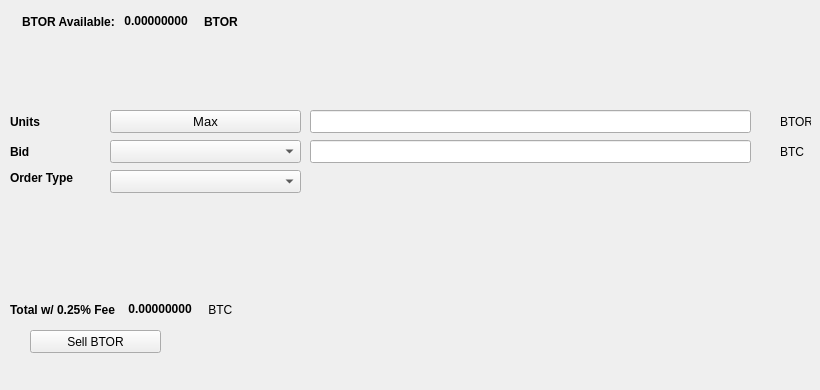
   <widget class="QWidget" name="SellTab">
    <attribute name="title">
     <string>Sell</string>
    </attribute>
    <widget class="QLabel" name="label_16">
     <property name="geometry">
      <rect>
       <x>780</x>
       <y>140</y>
       <width>31</width>
       <height>23</height>
      </rect>
     </property>
     <property name="text">
      <string>BTC</string>
     </property>
    </widget>
    <widget class="QComboBox" name="SellBidcomboBox">
     <property name="geometry">
      <rect>
       <x>110</x>
       <y>140</y>
       <width>191</width>
       <height>23</height>
      </rect>
     </property>
     <property name="font">
      <font>
       <pointsize>10</pointsize>
      </font>
     </property>
    </widget>
    <widget class="QLabel" name="label_18">
     <property name="geometry">
      <rect>
       <x>10</x>
       <y>110</y>
       <width>46</width>
       <height>23</height>
      </rect>
     </property>
     <property name="font">
      <font>
       <weight>75</weight>
       <bold>true</bold>
      </font>
     </property>
     <property name="text">
      <string>Units</string>
     </property>
    </widget>
    <widget class="QPushButton" name="Sell_Max_Amount">
     <property name="geometry">
      <rect>
       <x>110</x>
       <y>110</y>
       <width>191</width>
       <height>23</height>
      </rect>
     </property>
     <property name="font">
      <font>
       <pointsize>10</pointsize>
      </font>
     </property>
     <property name="text">
      <string>Max</string>
     </property>
    </widget>
    <widget class="QLabel" name="label_20">
     <property name="geometry">
      <rect>
       <x>10</x>
       <y>170</y>
       <width>91</width>
       <height>16</height>
      </rect>
     </property>
     <property name="font">
      <font>
       <weight>75</weight>
       <bold>true</bold>
      </font>
     </property>
     <property name="text">
      <string>Order Type</string>
     </property>
    </widget>
    <widget class="QComboBox" name="SellOrdertypeCombo">
     <property name="geometry">
      <rect>
       <x>110</x>
       <y>170</y>
       <width>191</width>
       <height>23</height>
      </rect>
     </property>
     <property name="font">
      <font>
       <pointsize>10</pointsize>
      </font>
     </property>
    </widget>
    <widget class="QLabel" name="label_21">
     <property name="geometry">
      <rect>
       <x>10</x>
       <y>140</y>
       <width>46</width>
       <height>23</height>
      </rect>
     </property>
     <property name="font">
      <font>
       <weight>75</weight>
       <bold>true</bold>
      </font>
     </property>
     <property name="text">
      <string>Bid</string>
     </property>
    </widget>
    <widget class="QLabel" name="label_22">
     <property name="geometry">
      <rect>
       <x>780</x>
       <y>110</y>
       <width>31</width>
       <height>23</height>
      </rect>
     </property>
     <property name="text">
      <string>BTOR</string>
     </property>
    </widget>
    <widget class="QLineEdit" name="UnitsInputBTOR">
     <property name="geometry">
      <rect>
       <x>310</x>
       <y>110</y>
       <width>441</width>
       <height>23</height>
      </rect>
     </property>
     <property name="font">
      <font>
       <pointsize>9</pointsize>
       <weight>75</weight>
       <bold>true</bold>
      </font>
     </property>
    </widget>
    <widget class="QLineEdit" name="SellBidPriceEdit">
     <property name="geometry">
      <rect>
       <x>310</x>
       <y>140</y>
       <width>441</width>
       <height>23</height>
      </rect>
     </property>
     <property name="font">
      <font>
       <pointsize>9</pointsize>
       <weight>75</weight>
       <bold>true</bold>
      </font>
     </property>
    </widget>
    <widget class="QPushButton" name="SellBTORBTN">
     <property name="geometry">
      <rect>
       <x>30</x>
       <y>330</y>
       <width>131</width>
       <height>23</height>
      </rect>
     </property>
     <property name="text">
      <string>Sell BTOR</string>
     </property>
     <property name="icon">
      <iconset resource="../bittorium">
       <normaloff>:/icons/bitcoin</normaloff>:/icons/bitcoin</iconset>
     </property>
    </widget>
    <widget class="QWidget" name="layoutWidget3">
     <property name="geometry">
      <rect>
       <x>22</x>
       <y>12</y>
       <width>258</width>
       <height>19</height>
      </rect>
     </property>
     <layout class="QHBoxLayout" name="horizontalLayout">
      <item>
       <widget class="QLabel" name="label232_2">
        <property name="font">
         <font>
          <weight>75</weight>
          <bold>true</bold>
         </font>
        </property>
        <property name="text">
         <string>BTOR Available:</string>
        </property>
       </widget>
      </item>
      <item>
       <widget class="QLabel" name="BTORAvailableLabel">
        <property name="palette">
         <palette>
          <active>
           <colorrole role="WindowText">
            <brush brushstyle="SolidPattern">
             <color alpha="255">
              <red>0</red>
              <green>0</green>
              <blue>0</blue>
             </color>
            </brush>
           </colorrole>
           <colorrole role="Button">
            <brush brushstyle="SolidPattern">
             <color alpha="255">
              <red>0</red>
              <green>170</green>
              <blue>0</blue>
             </color>
            </brush>
           </colorrole>
           <colorrole role="Light">
            <brush brushstyle="SolidPattern">
             <color alpha="255">
              <red>0</red>
              <green>255</green>
              <blue>0</blue>
             </color>
            </brush>
           </colorrole>
           <colorrole role="Midlight">
            <brush brushstyle="SolidPattern">
             <color alpha="255">
              <red>0</red>
              <green>212</green>
              <blue>0</blue>
             </color>
            </brush>
           </colorrole>
           <colorrole role="Dark">
            <brush brushstyle="SolidPattern">
             <color alpha="255">
              <red>0</red>
              <green>85</green>
              <blue>0</blue>
             </color>
            </brush>
           </colorrole>
           <colorrole role="Mid">
            <brush brushstyle="SolidPattern">
             <color alpha="255">
              <red>0</red>
              <green>113</green>
              <blue>0</blue>
             </color>
            </brush>
           </colorrole>
           <colorrole role="Text">
            <brush brushstyle="SolidPattern">
             <color alpha="255">
              <red>0</red>
              <green>170</green>
              <blue>0</blue>
             </color>
            </brush>
           </colorrole>
           <colorrole role="BrightText">
            <brush brushstyle="SolidPattern">
             <color alpha="255">
              <red>255</red>
              <green>255</green>
              <blue>255</blue>
             </color>
            </brush>
           </colorrole>
           <colorrole role="ButtonText">
            <brush brushstyle="SolidPattern">
             <color alpha="255">
              <red>0</red>
              <green>0</green>
              <blue>0</blue>
             </color>
            </brush>
           </colorrole>
           <colorrole role="Base">
            <brush brushstyle="SolidPattern">
             <color alpha="255">
              <red>255</red>
              <green>255</green>
              <blue>255</blue>
             </color>
            </brush>
           </colorrole>
           <colorrole role="Window">
            <brush brushstyle="SolidPattern">
             <color alpha="255">
              <red>0</red>
              <green>170</green>
              <blue>0</blue>
             </color>
            </brush>
           </colorrole>
           <colorrole role="Shadow">
            <brush brushstyle="SolidPattern">
             <color alpha="255">
              <red>0</red>
              <green>0</green>
              <blue>0</blue>
             </color>
            </brush>
           </colorrole>
           <colorrole role="AlternateBase">
            <brush brushstyle="SolidPattern">
             <color alpha="255">
              <red>127</red>
              <green>212</green>
              <blue>127</blue>
             </color>
            </brush>
           </colorrole>
           <colorrole role="ToolTipBase">
            <brush brushstyle="SolidPattern">
             <color alpha="255">
              <red>255</red>
              <green>255</green>
              <blue>220</blue>
             </color>
            </brush>
           </colorrole>
           <colorrole role="ToolTipText">
            <brush brushstyle="SolidPattern">
             <color alpha="255">
              <red>0</red>
              <green>0</green>
              <blue>0</blue>
             </color>
            </brush>
           </colorrole>
          </active>
          <inactive>
           <colorrole role="WindowText">
            <brush brushstyle="SolidPattern">
             <color alpha="255">
              <red>0</red>
              <green>0</green>
              <blue>0</blue>
             </color>
            </brush>
           </colorrole>
           <colorrole role="Button">
            <brush brushstyle="SolidPattern">
             <color alpha="255">
              <red>0</red>
              <green>170</green>
              <blue>0</blue>
             </color>
            </brush>
           </colorrole>
           <colorrole role="Light">
            <brush brushstyle="SolidPattern">
             <color alpha="255">
              <red>0</red>
              <green>255</green>
              <blue>0</blue>
             </color>
            </brush>
           </colorrole>
           <colorrole role="Midlight">
            <brush brushstyle="SolidPattern">
             <color alpha="255">
              <red>0</red>
              <green>212</green>
              <blue>0</blue>
             </color>
            </brush>
           </colorrole>
           <colorrole role="Dark">
            <brush brushstyle="SolidPattern">
             <color alpha="255">
              <red>0</red>
              <green>85</green>
              <blue>0</blue>
             </color>
            </brush>
           </colorrole>
           <colorrole role="Mid">
            <brush brushstyle="SolidPattern">
             <color alpha="255">
              <red>0</red>
              <green>113</green>
              <blue>0</blue>
             </color>
            </brush>
           </colorrole>
           <colorrole role="Text">
            <brush brushstyle="SolidPattern">
             <color alpha="255">
              <red>0</red>
              <green>170</green>
              <blue>0</blue>
             </color>
            </brush>
           </colorrole>
           <colorrole role="BrightText">
            <brush brushstyle="SolidPattern">
             <color alpha="255">
              <red>255</red>
              <green>255</green>
              <blue>255</blue>
             </color>
            </brush>
           </colorrole>
           <colorrole role="ButtonText">
            <brush brushstyle="SolidPattern">
             <color alpha="255">
              <red>0</red>
              <green>0</green>
              <blue>0</blue>
             </color>
            </brush>
           </colorrole>
           <colorrole role="Base">
            <brush brushstyle="SolidPattern">
             <color alpha="255">
              <red>255</red>
              <green>255</green>
              <blue>255</blue>
             </color>
            </brush>
           </colorrole>
           <colorrole role="Window">
            <brush brushstyle="SolidPattern">
             <color alpha="255">
              <red>0</red>
              <green>170</green>
              <blue>0</blue>
             </color>
            </brush>
           </colorrole>
           <colorrole role="Shadow">
            <brush brushstyle="SolidPattern">
             <color alpha="255">
              <red>0</red>
              <green>0</green>
              <blue>0</blue>
             </color>
            </brush>
           </colorrole>
           <colorrole role="AlternateBase">
            <brush brushstyle="SolidPattern">
             <color alpha="255">
              <red>127</red>
              <green>212</green>
              <blue>127</blue>
             </color>
            </brush>
           </colorrole>
           <colorrole role="ToolTipBase">
            <brush brushstyle="SolidPattern">
             <color alpha="255">
              <red>255</red>
              <green>255</green>
              <blue>220</blue>
             </color>
            </brush>
           </colorrole>
           <colorrole role="ToolTipText">
            <brush brushstyle="SolidPattern">
             <color alpha="255">
              <red>0</red>
              <green>0</green>
              <blue>0</blue>
             </color>
            </brush>
           </colorrole>
          </inactive>
          <disabled>
           <colorrole role="WindowText">
            <brush brushstyle="SolidPattern">
             <color alpha="255">
              <red>0</red>
              <green>85</green>
              <blue>0</blue>
             </color>
            </brush>
           </colorrole>
           <colorrole role="Button">
            <brush brushstyle="SolidPattern">
             <color alpha="255">
              <red>0</red>
              <green>170</green>
              <blue>0</blue>
             </color>
            </brush>
           </colorrole>
           <colorrole role="Light">
            <brush brushstyle="SolidPattern">
             <color alpha="255">
              <red>0</red>
              <green>255</green>
              <blue>0</blue>
             </color>
            </brush>
           </colorrole>
           <colorrole role="Midlight">
            <brush brushstyle="SolidPattern">
             <color alpha="255">
              <red>0</red>
              <green>212</green>
              <blue>0</blue>
             </color>
            </brush>
           </colorrole>
           <colorrole role="Dark">
            <brush brushstyle="SolidPattern">
             <color alpha="255">
              <red>0</red>
              <green>85</green>
              <blue>0</blue>
             </color>
            </brush>
           </colorrole>
           <colorrole role="Mid">
            <brush brushstyle="SolidPattern">
             <color alpha="255">
              <red>0</red>
              <green>113</green>
              <blue>0</blue>
             </color>
            </brush>
           </colorrole>
           <colorrole role="Text">
            <brush brushstyle="SolidPattern">
             <color alpha="255">
              <red>0</red>
              <green>85</green>
              <blue>0</blue>
             </color>
            </brush>
           </colorrole>
           <colorrole role="BrightText">
            <brush brushstyle="SolidPattern">
             <color alpha="255">
              <red>255</red>
              <green>255</green>
              <blue>255</blue>
             </color>
            </brush>
           </colorrole>
           <colorrole role="ButtonText">
            <brush brushstyle="SolidPattern">
             <color alpha="255">
              <red>0</red>
              <green>85</green>
              <blue>0</blue>
             </color>
            </brush>
           </colorrole>
           <colorrole role="Base">
            <brush brushstyle="SolidPattern">
             <color alpha="255">
              <red>0</red>
              <green>170</green>
              <blue>0</blue>
             </color>
            </brush>
           </colorrole>
           <colorrole role="Window">
            <brush brushstyle="SolidPattern">
             <color alpha="255">
              <red>0</red>
              <green>170</green>
              <blue>0</blue>
             </color>
            </brush>
           </colorrole>
           <colorrole role="Shadow">
            <brush brushstyle="SolidPattern">
             <color alpha="255">
              <red>0</red>
              <green>0</green>
              <blue>0</blue>
             </color>
            </brush>
           </colorrole>
           <colorrole role="AlternateBase">
            <brush brushstyle="SolidPattern">
             <color alpha="255">
              <red>0</red>
              <green>170</green>
              <blue>0</blue>
             </color>
            </brush>
           </colorrole>
           <colorrole role="ToolTipBase">
            <brush brushstyle="SolidPattern">
             <color alpha="255">
              <red>255</red>
              <green>255</green>
              <blue>220</blue>
             </color>
            </brush>
           </colorrole>
           <colorrole role="ToolTipText">
            <brush brushstyle="SolidPattern">
             <color alpha="255">
              <red>0</red>
              <green>0</green>
              <blue>0</blue>
             </color>
            </brush>
           </colorrole>
          </disabled>
         </palette>
        </property>
        <property name="font">
         <font>
          <weight>75</weight>
          <bold>true</bold>
         </font>
        </property>
        <property name="text">
         <string> 0.00000000 </string>
        </property>
        <property name="textInteractionFlags">
         <set>Qt::LinksAccessibleByMouse|Qt::TextSelectableByKeyboard|Qt::TextSelectableByMouse</set>
        </property>
       </widget>
      </item>
      <item>
       <widget class="QLabel" name="labelBTOR">
        <property name="font">
         <font>
          <weight>75</weight>
          <bold>true</bold>
         </font>
        </property>
        <property name="text">
         <string>BTOR</string>
        </property>
       </widget>
      </item>
     </layout>
    </widget>
    <widget class="QWidget" name="layoutWidget">
     <property name="geometry">
      <rect>
       <x>10</x>
       <y>300</y>
       <width>268</width>
       <height>19</height>
      </rect>
     </property>
     <layout class="QHBoxLayout" name="horizontalLayout_2">
      <item>
       <widget class="QLabel" name="label_19">
        <property name="font">
         <font>
          <weight>75</weight>
          <bold>true</bold>
         </font>
        </property>
        <property name="text">
         <string>Total w/ 0.25% Fee </string>
        </property>
       </widget>
      </item>
      <item>
       <widget class="QLabel" name="SellCostLabel">
        <property name="palette">
         <palette>
          <active>
           <colorrole role="WindowText">
            <brush brushstyle="SolidPattern">
             <color alpha="255">
              <red>0</red>
              <green>0</green>
              <blue>0</blue>
             </color>
            </brush>
           </colorrole>
           <colorrole role="Button">
            <brush brushstyle="SolidPattern">
             <color alpha="255">
              <red>0</red>
              <green>170</green>
              <blue>0</blue>
             </color>
            </brush>
           </colorrole>
           <colorrole role="Light">
            <brush brushstyle="SolidPattern">
             <color alpha="255">
              <red>0</red>
              <green>255</green>
              <blue>0</blue>
             </color>
            </brush>
           </colorrole>
           <colorrole role="Midlight">
            <brush brushstyle="SolidPattern">
             <color alpha="255">
              <red>0</red>
              <green>212</green>
              <blue>0</blue>
             </color>
            </brush>
           </colorrole>
           <colorrole role="Dark">
            <brush brushstyle="SolidPattern">
             <color alpha="255">
              <red>0</red>
              <green>85</green>
              <blue>0</blue>
             </color>
            </brush>
           </colorrole>
           <colorrole role="Mid">
            <brush brushstyle="SolidPattern">
             <color alpha="255">
              <red>0</red>
              <green>113</green>
              <blue>0</blue>
             </color>
            </brush>
           </colorrole>
           <colorrole role="Text">
            <brush brushstyle="SolidPattern">
             <color alpha="255">
              <red>0</red>
              <green>170</green>
              <blue>0</blue>
             </color>
            </brush>
           </colorrole>
           <colorrole role="BrightText">
            <brush brushstyle="SolidPattern">
             <color alpha="255">
              <red>255</red>
              <green>255</green>
              <blue>255</blue>
             </color>
            </brush>
           </colorrole>
           <colorrole role="ButtonText">
            <brush brushstyle="SolidPattern">
             <color alpha="255">
              <red>0</red>
              <green>0</green>
              <blue>0</blue>
             </color>
            </brush>
           </colorrole>
           <colorrole role="Base">
            <brush brushstyle="SolidPattern">
             <color alpha="255">
              <red>255</red>
              <green>255</green>
              <blue>255</blue>
             </color>
            </brush>
           </colorrole>
           <colorrole role="Window">
            <brush brushstyle="SolidPattern">
             <color alpha="255">
              <red>0</red>
              <green>170</green>
              <blue>0</blue>
             </color>
            </brush>
           </colorrole>
           <colorrole role="Shadow">
            <brush brushstyle="SolidPattern">
             <color alpha="255">
              <red>0</red>
              <green>0</green>
              <blue>0</blue>
             </color>
            </brush>
           </colorrole>
           <colorrole role="AlternateBase">
            <brush brushstyle="SolidPattern">
             <color alpha="255">
              <red>127</red>
              <green>212</green>
              <blue>127</blue>
             </color>
            </brush>
           </colorrole>
           <colorrole role="ToolTipBase">
            <brush brushstyle="SolidPattern">
             <color alpha="255">
              <red>255</red>
              <green>255</green>
              <blue>220</blue>
             </color>
            </brush>
           </colorrole>
           <colorrole role="ToolTipText">
            <brush brushstyle="SolidPattern">
             <color alpha="255">
              <red>0</red>
              <green>0</green>
              <blue>0</blue>
             </color>
            </brush>
           </colorrole>
          </active>
          <inactive>
           <colorrole role="WindowText">
            <brush brushstyle="SolidPattern">
             <color alpha="255">
              <red>0</red>
              <green>0</green>
              <blue>0</blue>
             </color>
            </brush>
           </colorrole>
           <colorrole role="Button">
            <brush brushstyle="SolidPattern">
             <color alpha="255">
              <red>0</red>
              <green>170</green>
              <blue>0</blue>
             </color>
            </brush>
           </colorrole>
           <colorrole role="Light">
            <brush brushstyle="SolidPattern">
             <color alpha="255">
              <red>0</red>
              <green>255</green>
              <blue>0</blue>
             </color>
            </brush>
           </colorrole>
           <colorrole role="Midlight">
            <brush brushstyle="SolidPattern">
             <color alpha="255">
              <red>0</red>
              <green>212</green>
              <blue>0</blue>
             </color>
            </brush>
           </colorrole>
           <colorrole role="Dark">
            <brush brushstyle="SolidPattern">
             <color alpha="255">
              <red>0</red>
              <green>85</green>
              <blue>0</blue>
             </color>
            </brush>
           </colorrole>
           <colorrole role="Mid">
            <brush brushstyle="SolidPattern">
             <color alpha="255">
              <red>0</red>
              <green>113</green>
              <blue>0</blue>
             </color>
            </brush>
           </colorrole>
           <colorrole role="Text">
            <brush brushstyle="SolidPattern">
             <color alpha="255">
              <red>0</red>
              <green>170</green>
              <blue>0</blue>
             </color>
            </brush>
           </colorrole>
           <colorrole role="BrightText">
            <brush brushstyle="SolidPattern">
             <color alpha="255">
              <red>255</red>
              <green>255</green>
              <blue>255</blue>
             </color>
            </brush>
           </colorrole>
           <colorrole role="ButtonText">
            <brush brushstyle="SolidPattern">
             <color alpha="255">
              <red>0</red>
              <green>0</green>
              <blue>0</blue>
             </color>
            </brush>
           </colorrole>
           <colorrole role="Base">
            <brush brushstyle="SolidPattern">
             <color alpha="255">
              <red>255</red>
              <green>255</green>
              <blue>255</blue>
             </color>
            </brush>
           </colorrole>
           <colorrole role="Window">
            <brush brushstyle="SolidPattern">
             <color alpha="255">
              <red>0</red>
              <green>170</green>
              <blue>0</blue>
             </color>
            </brush>
           </colorrole>
           <colorrole role="Shadow">
            <brush brushstyle="SolidPattern">
             <color alpha="255">
              <red>0</red>
              <green>0</green>
              <blue>0</blue>
             </color>
            </brush>
           </colorrole>
           <colorrole role="AlternateBase">
            <brush brushstyle="SolidPattern">
             <color alpha="255">
              <red>127</red>
              <green>212</green>
              <blue>127</blue>
             </color>
            </brush>
           </colorrole>
           <colorrole role="ToolTipBase">
            <brush brushstyle="SolidPattern">
             <color alpha="255">
              <red>255</red>
              <green>255</green>
              <blue>220</blue>
             </color>
            </brush>
           </colorrole>
           <colorrole role="ToolTipText">
            <brush brushstyle="SolidPattern">
             <color alpha="255">
              <red>0</red>
              <green>0</green>
              <blue>0</blue>
             </color>
            </brush>
           </colorrole>
          </inactive>
          <disabled>
           <colorrole role="WindowText">
            <brush brushstyle="SolidPattern">
             <color alpha="255">
              <red>0</red>
              <green>85</green>
              <blue>0</blue>
             </color>
            </brush>
           </colorrole>
           <colorrole role="Button">
            <brush brushstyle="SolidPattern">
             <color alpha="255">
              <red>0</red>
              <green>170</green>
              <blue>0</blue>
             </color>
            </brush>
           </colorrole>
           <colorrole role="Light">
            <brush brushstyle="SolidPattern">
             <color alpha="255">
              <red>0</red>
              <green>255</green>
              <blue>0</blue>
             </color>
            </brush>
           </colorrole>
           <colorrole role="Midlight">
            <brush brushstyle="SolidPattern">
             <color alpha="255">
              <red>0</red>
              <green>212</green>
              <blue>0</blue>
             </color>
            </brush>
           </colorrole>
           <colorrole role="Dark">
            <brush brushstyle="SolidPattern">
             <color alpha="255">
              <red>0</red>
              <green>85</green>
              <blue>0</blue>
             </color>
            </brush>
           </colorrole>
           <colorrole role="Mid">
            <brush brushstyle="SolidPattern">
             <color alpha="255">
              <red>0</red>
              <green>113</green>
              <blue>0</blue>
             </color>
            </brush>
           </colorrole>
           <colorrole role="Text">
            <brush brushstyle="SolidPattern">
             <color alpha="255">
              <red>0</red>
              <green>85</green>
              <blue>0</blue>
             </color>
            </brush>
           </colorrole>
           <colorrole role="BrightText">
            <brush brushstyle="SolidPattern">
             <color alpha="255">
              <red>255</red>
              <green>255</green>
              <blue>255</blue>
             </color>
            </brush>
           </colorrole>
           <colorrole role="ButtonText">
            <brush brushstyle="SolidPattern">
             <color alpha="255">
              <red>0</red>
              <green>85</green>
              <blue>0</blue>
             </color>
            </brush>
           </colorrole>
           <colorrole role="Base">
            <brush brushstyle="SolidPattern">
             <color alpha="255">
              <red>0</red>
              <green>170</green>
              <blue>0</blue>
             </color>
            </brush>
           </colorrole>
           <colorrole role="Window">
            <brush brushstyle="SolidPattern">
             <color alpha="255">
              <red>0</red>
              <green>170</green>
              <blue>0</blue>
             </color>
            </brush>
           </colorrole>
           <colorrole role="Shadow">
            <brush brushstyle="SolidPattern">
             <color alpha="255">
              <red>0</red>
              <green>0</green>
              <blue>0</blue>
             </color>
            </brush>
           </colorrole>
           <colorrole role="AlternateBase">
            <brush brushstyle="SolidPattern">
             <color alpha="255">
              <red>0</red>
              <green>170</green>
              <blue>0</blue>
             </color>
            </brush>
           </colorrole>
           <colorrole role="ToolTipBase">
            <brush brushstyle="SolidPattern">
             <color alpha="255">
              <red>255</red>
              <green>255</green>
              <blue>220</blue>
             </color>
            </brush>
           </colorrole>
           <colorrole role="ToolTipText">
            <brush brushstyle="SolidPattern">
             <color alpha="255">
              <red>0</red>
              <green>0</green>
              <blue>0</blue>
             </color>
            </brush>
           </colorrole>
          </disabled>
         </palette>
        </property>
        <property name="font">
         <font>
          <weight>75</weight>
          <bold>true</bold>
         </font>
        </property>
        <property name="autoFillBackground">
         <bool>false</bool>
        </property>
        <property name="text">
         <string> 0.00000000</string>
        </property>
        <property name="textInteractionFlags">
         <set>Qt::LinksAccessibleByMouse|Qt::TextSelectableByMouse</set>
        </property>
       </widget>
      </item>
      <item>
       <widget class="QLabel" name="label_17">
        <property name="font">
         <font>
          <weight>50</weight>
          <bold>false</bold>
         </font>
        </property>
        <property name="text">
         <string> BTC</string>
        </property>
       </widget>
      </item>
     </layout>
    </widget>
    <widget class="QLabel" name="label_23">
     <property name="geometry">
      <rect>
       <x>460</x>
       <y>300</y>
       <width>281</width>
       <height>81</height>
      </rect>
     </property>
     <property name="text">
      <string/>
     </property>
     <property name="pixmap">
      <pixmap>:/images/bittrex</pixmap>
     </property>
    </widget>
   </widget>
